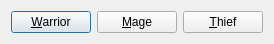
<?xml version="1.0" encoding="UTF-8"?>
<ui version="4.0">
 <class>SelectClassDialog</class>
 <widget class="QDialog" name="SelectClassDialog">
  <property name="geometry">
   <rect>
    <x>0</x>
    <y>0</y>
    <width>270</width>
    <height>40</height>
   </rect>
  </property>
  <property name="windowTitle">
   <string>Select a class</string>
  </property>
  <layout class="QHBoxLayout" name="horizontalLayout">
   <item>
    <widget class="QPushButton" name="button_warrior">
     <property name="text">
      <string>&amp;Warrior</string>
     </property>
    </widget>
   </item>
   <item>
    <widget class="QPushButton" name="button_mage">
     <property name="text">
      <string>&amp;Mage</string>
     </property>
    </widget>
   </item>
   <item>
    <widget class="QPushButton" name="button_thief">
     <property name="text">
      <string>&amp;Thief</string>
     </property>
    </widget>
   </item>
  </layout>
 </widget>
 <layoutdefault spacing="6" margin="11"/>
 <resources/>
 <connections/>
</ui>
